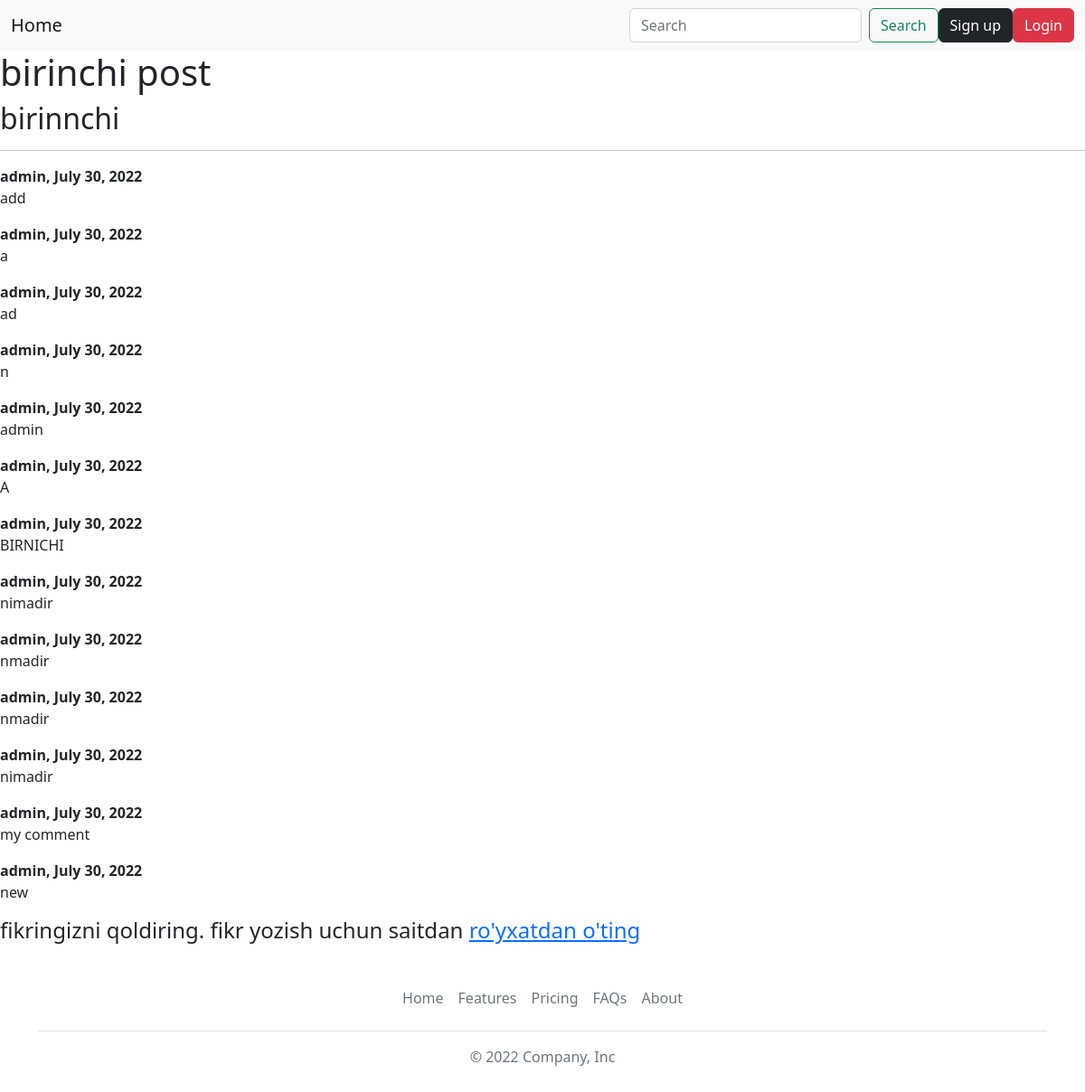
The app's page /birinchi-post/about with its own data.
### blog/models.py (models this page shows, shortened)
class Post(models.Model):
    title = models.CharField(max_length=150, null=True, blank=True)
    description = models.TextField()
    post_image = models.ImageField(upload_to = "images/", null=True, blank=True)
    slug = models.SlugField(max_length=150, null=False, unique=True, blank=True)
    category = models.ForeignKey(Category, related_name='posts', on_delete=models.CASCADE, null=True, blank=True)
    author = models.ForeignKey('Author', on_delete=models.CASCADE, null=True, blank=True)
    date_added = models.DateTimeField(auto_now_add=True, null=True, blank=True)

class Comment(models.Model):
    user = models.ForeignKey(User, on_delete=models.CASCADE, blank=True)
    date = models.DateField(auto_now_add=True)
    post = models.ForeignKey(Post, related_name='comments',on_delete=models.CASCADE)
    content = models.TextField()

class User(AbstractUser):
    first_name = models.CharField(max_length=50)
    last_name = models.CharField(max_length=50)
    username = models.CharField(max_length=50)
    email = models.EmailField(max_length=70, null=True, unique=True)
    USERNAME_FIELD = 'email'
    REQUIRED_FIELDS = ['username']
    def __str__(self):
        return self.username

### blog/views.py (the view)
# urls.py: path('<slug:slug>/about', postabout, name='about'),
def postabout(request, slug):
    form = CommentForm
    post = get_object_or_404(Post, slug = slug)
    return render(request, 'blog/about.html', {'post': post, 'form':form})

### templates/blog/about.html (shortened to what this page needs)
{% extends "base.html" %}
{% block content %}
    <h1>{{post.title}}</h1>
    <h2>{{post.description}}</h2>
    <hr>    {% if not post.comments.all %}
        add comment...
    {% else %}
        {% for comment in post.comments.all %}
        <strong>{{comment.user}}, {{comment.date}}</strong><br>
        <p>{{comment.content}}</p>
    {% endfor %}
    {% endif %}
    {% if request.user.is_authenticated %}
    <a href="{% url 'blog:write_comment' post.slug%}"><h2>Add comment</h2></a>
    {% else %}
    <h4>fikringizni qoldiring. fikr yozish uchun saitdan <a href="{% url 'login'%}">ro'yxatdan o'ting</a></h4>
    {% endif %}
{% endblock content %}

### records on screen
Post: title "birinchi post", description "birinnchi"
Comment: user "admin", date "July 30, 2022", content "add"
Comment: user "admin", date "July 30, 2022", content "a"
Comment: user "admin", date "July 30, 2022", content "ad"
Comment: user "admin", date "July 30, 2022", content "n"
Comment: user "admin", date "July 30, 2022", content "admin"
Comment: user "admin", date "July 30, 2022", content "A"
Comment: user "admin", date "July 30, 2022", content "BIRNICHI"
Comment: user "admin", date "July 30, 2022", content "nimadir"
Comment: user "admin", date "July 30, 2022", content "nmadir"
Comment: user "admin", date "July 30, 2022", content "nmadir"
Comment: user "admin", date "July 30, 2022", content "nimadir"
Comment: user "admin", date "July 30, 2022", content "my comment"
Comment: user "admin", date "July 30, 2022", content "new"
